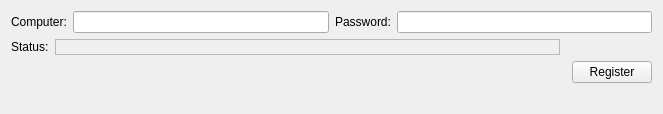
<?xml version="1.0" encoding="UTF-8"?>
<ui version="4.0">
 <class>Form</class>
 <widget class="QWidget" name="Form">
  <property name="geometry">
   <rect>
    <x>0</x>
    <y>0</y>
    <width>663</width>
    <height>114</height>
   </rect>
  </property>
  <property name="windowTitle">
   <string>Form</string>
  </property>
  <layout class="QGridLayout" name="gridLayout">
   <item row="0" column="0" colspan="3">
    <layout class="QHBoxLayout" name="horizontalLayout">
     <item>
      <widget class="QLabel" name="label">
       <property name="text">
        <string>Computer:</string>
       </property>
      </widget>
     </item>
     <item>
      <widget class="QLineEdit" name="computerEdit"/>
     </item>
     <item>
      <widget class="QLabel" name="label_2">
       <property name="text">
        <string>Password:</string>
       </property>
      </widget>
     </item>
     <item>
      <widget class="QLineEdit" name="passwordEdit"/>
     </item>
    </layout>
   </item>
   <item row="1" column="0">
    <layout class="QHBoxLayout" name="horizontalLayout_2" stretch="0,1">
     <item>
      <widget class="QLabel" name="label_3">
       <property name="text">
        <string>Status:</string>
       </property>
      </widget>
     </item>
     <item>
      <widget class="QLabel" name="responseLabel">
       <property name="frameShape">
        <enum>QFrame::StyledPanel</enum>
       </property>
       <property name="frameShadow">
        <enum>QFrame::Sunken</enum>
       </property>
       <property name="text">
        <string/>
       </property>
      </widget>
     </item>
    </layout>
   </item>
   <item row="2" column="2">
    <widget class="QPushButton" name="registerButton">
     <property name="text">
      <string>Register</string>
     </property>
    </widget>
   </item>
   <item row="3" column="2">
    <spacer name="verticalSpacer">
     <property name="orientation">
      <enum>Qt::Vertical</enum>
     </property>
     <property name="sizeHint" stdset="0">
      <size>
       <width>20</width>
       <height>13</height>
      </size>
     </property>
    </spacer>
   </item>
   <item row="2" column="0">
    <spacer name="horizontalSpacer">
     <property name="orientation">
      <enum>Qt::Horizontal</enum>
     </property>
     <property name="sizeHint" stdset="0">
      <size>
       <width>276</width>
       <height>20</height>
      </size>
     </property>
    </spacer>
   </item>
  </layout>
 </widget>
 <resources/>
 <connections/>
</ui>
